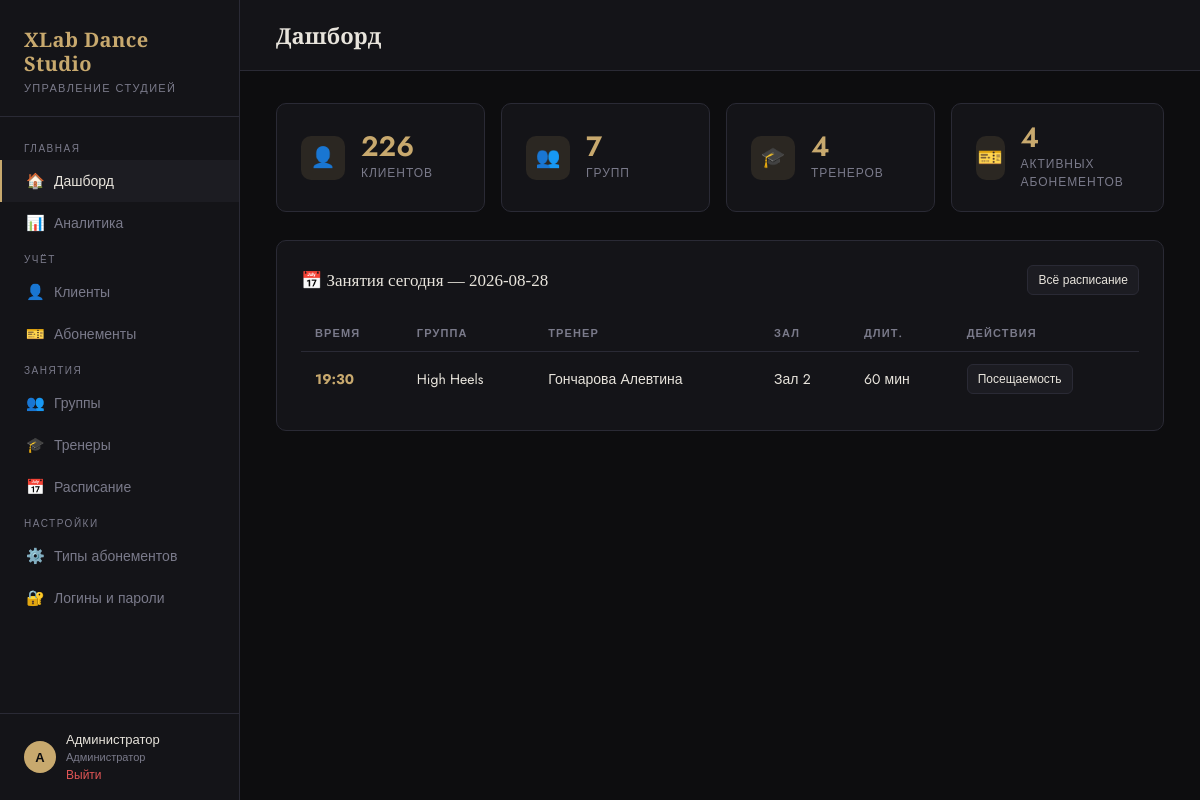
The page /dashboard (signed in) on the database its author committed.
### tables this page shows
CREATE TABLE users (
            id INTEGER PRIMARY KEY AUTOINCREMENT,
            role TEXT NOT NULL, -- admin | trainer
            username TEXT UNIQUE NOT NULL,
            password TEXT NOT NULL,
            name TEXT NOT NULL,
            trainer_id INTEGER UNIQUE REFERENCES trainers(id) ON DELETE CASCADE
        );

CREATE TABLE schedule (
            id INTEGER PRIMARY KEY AUTOINCREMENT,
            group_id INTEGER REFERENCES groups(id) ON DELETE CASCADE,
            date TEXT NOT NULL,
            time TEXT NOT NULL,
            duration_minutes INTEGER DEFAULT 60,
            room TEXT,
            notes TEXT
        );

CREATE TABLE groups (
            id INTEGER PRIMARY KEY AUTOINCREMENT,
            name TEXT NOT NULL,
            trainer_id INTEGER REFERENCES trainers(id) ON DELETE SET NULL,
            age_range TEXT,
            level TEXT,
            max_capacity INTEGER DEFAULT 20,
            description TEXT,
            created_at TEXT DEFAULT (datetime('now','localtime'))
        );

### app.py (the view, shortened to what this page needs)
@app.route('/dashboard')
@login_required
def dashboard():
    db = get_db()
    stats = {
        'clients': db.execute('SELECT COUNT(*) as c FROM clients').fetchone()['c'],
        'groups': db.execute('SELECT COUNT(*) as c FROM groups').fetchone()['c'],
        'trainers': db.execute('SELECT COUNT(*) as c FROM trainers').fetchone()['c'],
        'subscriptions': db.execute("SELECT COUNT(*) as c FROM subscriptions WHERE status='active'").fetchone()['c'],
    }
    today = datetime.now().strftime('%Y-%m-%d')
    schedule_today = db.execute('''
        SELECT s.*, g.name as group_name,
               {trainers_names} as trainer_name
        FROM schedule s
        JOIN groups g ON s.group_id = g.id
        WHERE s.date = ? ORDER BY s.time
    '''.format(trainers_names=group_trainers_names_subquery('g')), (today,)).fetchall()
    return render_template('dashboard.html', stats=stats, schedule_today=schedule_today, today=today)

### app.py (called while the page is built, shortened)
def current_role():
    return session.get('role', 'admin')

def is_admin():
    return current_role() == 'admin'

def sync_session_user():
    if 'user_id' not in session:
        return
    db = get_db()
    user = db.execute('SELECT role, trainer_id, name FROM users WHERE id=?', (session['user_id'],)).fetchone()
    if not user:
        session.clear()
        return
    session['role'] = user['role']
    session['trainer_id'] = user['trainer_id']
    session['user_name'] = user['name']

def group_trainers_names_subquery(alias='g'):
    return f"(SELECT GROUP_CONCAT(t2.name, ', ') FROM group_trainers gt2 JOIN trainers t2 ON t2.id=gt2.trainer_id WHERE gt2.group_id={alias}.id)"

@app.before_request
def setup():
    if request.endpoint is None:
        return
    if request.endpoint in ('login', 'logout', 'static'):
        return
    if 'user_id' not in session:
        return
    sync_session_user()
    if is_admin():
        return

def login_required(f):
    from functools import wraps
    @wraps(f)
    def decorated(*args, **kwargs):
        if 'user_id' not in session:
            return redirect(url_for('login'))
        return f(*args, **kwargs)
    return decorated

### database.py (called while the page is built)
def get_db():
    from app import app
    if 'db' not in g:
        g.db = sqlite3.connect(DATABASE)
        g.db.row_factory = sqlite3.Row
        g.db.execute("PRAGMA foreign_keys = ON")
    return g.db

### templates/dashboard.html (shortened to what this page needs)
{% extends "base.html" %}
{% block topbar_title %}Дашборд{% endblock %}
{% block content %}
<div class="stats-grid">
  <div class="stat-card">
    <div class="stat-icon">👤</div>
    <div>
      <div class="stat-value">{{ stats.clients }}</div>
      <div class="stat-label">Клиентов</div>
    </div>
  </div>
  <div class="stat-card">
    <div class="stat-icon">👥</div>
    <div>
      <div class="stat-value">{{ stats.groups }}</div>
      <div class="stat-label">Групп</div>
    </div>
  </div>
  <div class="stat-card">
    <div class="stat-icon">🎓</div>
    <div>
      <div class="stat-value">{{ stats.trainers }}</div>
      <div class="stat-label">Тренеров</div>
    </div>
  </div>
  <div class="stat-card">
    <div class="stat-icon">🎫</div>
    <div>
      <div class="stat-value">{{ stats.subscriptions }}</div>
      <div class="stat-label">Активных абонементов</div>
    </div>
  </div>
</div>
<div class="card">
  <div class="card-header">
    <div class="card-title">📅 Занятия сегодня — {{ today }}</div>
    <a href="{{ url_for('schedule') }}" class="btn btn-secondary btn-sm">Всё расписание</a>
  </div>
  {% if schedule_today %}
  <div class="table-wrap">
    <table>
      <thead>
        <tr>
          <th>Время</th>
          <th>Группа</th>
          <th>Тренер</th>
          <th>Зал</th>
          <th>Длит.</th>
          <th>Действия</th>
        </tr>
      </thead>
      <tbody>
        {% for s in schedule_today %}
        <tr>
          <td><strong style="color: var(--accent)">{{ s.time }}</strong></td>
          <td>{{ s.group_name }}</td>
          <td>{{ s.trainer_name or '—' }}</td>
          <td>{{ s.room or '—' }}</td>
          <td>{{ s.duration_minutes }} мин</td>
          <td>
            <a href="{{ url_for('attendance_form', id=s.id) }}" class="btn btn-secondary btn-sm">Посещаемость</a>
          </td>
        </tr>
        {% endfor %}
      </tbody>
    </table>
  </div>
  {% else %}
  <div class="empty-state">
    <div class="icon">📭</div>
    <p>Сегодня занятий нет</p>
  </div>
  {% endif %}
</div>
{% endblock %}

### templates/base.html (shortened to what this page needs)
<!DOCTYPE html>
<html lang="ru">
<head>
</head>
<body>
<aside class="sidebar">
  <div class="sidebar-logo">
    <h1>XLab Dance<br>Studio</h1>
    <p>Управление студией</p>
  </div>
  <nav class="nav">
    <div class="nav-section">Главная</div>
    <a href="{{ url_for('dashboard') }}" class="{{ 'active' if request.endpoint == 'dashboard' }}">
      <span class="icon">🏠</span> Дашборд
    </a>
    {% if session.role == 'admin' %}
    <a href="{{ url_for('analytics') }}" class="{{ 'active' if request.endpoint == 'analytics' }}">
      <span class="icon">📊</span> Аналитика
    </a>
    {% endif %}
    {% if session.role == 'admin' %}
    <div class="nav-section">Учёт</div>
    <a href="{{ url_for('clients') }}" class="{{ 'active' if 'client' in request.endpoint }}">
      <span class="icon">👤</span> Клиенты
    </a>
    <a href="{{ url_for('subscriptions') }}" class="{{ 'active' if 'subscription' in request.endpoint and request.endpoint != 'subscription_types' }}">
      <span class="icon">🎫</span> Абонементы
    </a>
    {% endif %}
    <div class="nav-section">Занятия</div>
    {% if session.role == 'admin' %}
    <a href="{{ url_for('groups') }}" class="{{ 'active' if 'group' in request.endpoint }}">
      <span class="icon">👥</span> Группы
    </a>
    {% endif %}
    {% if session.role == 'admin' %}
    <a href="{{ url_for('trainers') }}" class="{{ 'active' if 'trainer' in request.endpoint }}">
      <span class="icon">🎓</span> Тренеры
    </a>
    {% endif %}
    <a href="{{ url_for('schedule') }}" class="{{ 'active' if 'schedule' in request.endpoint or 'attendance' in request.endpoint }}">
      <span class="icon">📅</span> Расписание
    </a>
    {% if session.role == 'admin' %}
    <div class="nav-section">Настройки</div>
    <a href="{{ url_for('subscription_types') }}" class="{{ 'active' if request.endpoint == 'subscription_types' }}">
      <span class="icon">⚙️</span> Типы абонементов
    </a>
    <a href="{{ url_for('accounts') }}" class="{{ 'active' if 'account' in request.endpoint }}">
      <span class="icon">🔐</span> Логины и пароли
    </a>
    {% endif %}
  </nav>
  <div class="sidebar-user">
    <div class="avatar">{{ session.user_name[0] if session.user_name }}</div>
    <div>
      <div style="color: var(--text); font-size: 13px;">{{ session.user_name }}</div>
      <div style="font-size: 11px; color: var(--muted);">{{ 'Администратор' if session.role == 'admin' else 'Тренер' }}</div>
      <a href="{{ url_for('logout') }}">Выйти</a>
    </div>
  </div>
</aside>
<div class="main">
  <div class="topbar">
    <h2>{% block topbar_title %}{% endblock %}</h2>
  </div>
  <div class="content">
    {% block content %}{% endblock %}
  </div>
</div>
</body>
</html>

### templates/base.html (style rules this page uses)
:root { --bg: #0d0d0f; --surface: #141418; --surface2: #1c1c22; --border: #2a2a35; --accent: #c8a96e; --accent2: #e8c88a; --text: #e8e4dc; --muted: #7a7a8a; --danger: #e05555; --success: #5cb87a; --warning: #e0a055; --info: #5599e0; --sidebar-w: 240px; }
* { box-sizing: border-box; margin: 0; padding: 0; }
body { background: var(--bg); color: var(--text); font-family: 'Jost', sans-serif; font-weight: 400; min-height: 100vh; display: flex; }
.sidebar { width: var(--sidebar-w); min-height: 100vh; background: var(--surface); border-right: 1px solid var(--border); display: flex; flex-direction: column; position: fixed; top: 0; left: 0; z-index: 100; }
.sidebar-logo { padding: 28px 24px 20px; border-bottom: 1px solid var(--border); }
.sidebar-logo h1 { font-family: 'Playfair Display', serif; font-size: 20px; font-weight: 700; color: var(--accent); letter-spacing: 0.02em; line-height: 1.2; }
.sidebar-logo p { font-size: 11px; color: var(--muted); letter-spacing: 0.12em; text-transform: uppercase; margin-top: 4px; }
.nav { flex: 1; padding: 16px 0; overflow-y: auto; max-height: calc(100vh - 200px); }
.nav-section { padding: 8px 24px 4px; font-size: 10px; letter-spacing: 0.15em; text-transform: uppercase; color: var(--muted); }
.nav a { display: flex; align-items: center; gap: 10px; padding: 10px 24px; color: var(--muted); text-decoration: none; font-size: 14px; font-weight: 400; transition: all 0.2s; border-left: 2px solid transparent; }
.nav a:hover, .nav a.active { color: var(--text); background: var(--surface2); border-left-color: var(--accent); }
.nav a .icon { width: 18px; text-align: center; font-size: 15px; }
.sidebar-user { padding: 16px 24px; border-top: 1px solid var(--border); font-size: 13px; color: var(--muted); display: flex; align-items: center; gap: 10px; }
.sidebar-user .avatar { width: 32px; height: 32px; border-radius: 50%; background: var(--accent); display: flex; align-items: center; justify-content: center; color: var(--bg); font-weight: 700; font-size: 13px; }
.sidebar-user a { color: var(--danger); text-decoration: none; font-size: 12px; }
.main { margin-left: var(--sidebar-w); flex: 1; min-height: 100vh; }
.topbar { padding: 20px 36px; border-bottom: 1px solid var(--border); background: var(--surface); display: flex; align-items: center; justify-content: space-between; position: sticky; top: 0; z-index: 50; }
.topbar h2 { font-family: 'Playfair Display', serif; font-size: 22px; font-weight: 600; color: var(--text); }
.content { padding: 32px 36px; }
.card { background: var(--surface); border: 1px solid var(--border); border-radius: 10px; padding: 24px; }
.card-header { display: flex; align-items: center; justify-content: space-between; margin-bottom: 20px; }
.card-title { font-family: 'Playfair Display', serif; font-size: 17px; color: var(--text); }
.stats-grid { display: grid; grid-template-columns: repeat(4, 1fr); gap: 16px; margin-bottom: 28px; }
.stat-card { background: var(--surface); border: 1px solid var(--border); border-radius: 10px; padding: 20px 24px; display: flex; align-items: center; gap: 16px; transition: border-color 0.2s; }
.stat-icon { width: 44px; height: 44px; border-radius: 10px; background: rgba(200,169,110,0.12); display: flex; align-items: center; justify-content: center; font-size: 20px; }
.stat-value { font-size: 28px; font-weight: 600; color: var(--accent); line-height: 1; }
.stat-label { font-size: 12px; color: var(--muted); margin-top: 3px; text-transform: uppercase; letter-spacing: 0.08em; }
.table-wrap { overflow-x: auto; }
table { width: 100%; border-collapse: collapse; }
th { text-align: left; padding: 10px 14px; font-size: 11px; font-weight: 600; letter-spacing: 0.1em; text-transform: uppercase; color: var(--muted); border-bottom: 1px solid var(--border); }
td { padding: 12px 14px; font-size: 14px; border-bottom: 1px solid rgba(42,42,53,0.6); vertical-align: middle; }
tr:last-child td { border-bottom: none; }
.btn { display: inline-flex; align-items: center; gap: 6px; padding: 8px 16px; border-radius: 6px; font-size: 13px; font-weight: 500; cursor: pointer; border: none; text-decoration: none; transition: all 0.2s; font-family: 'Jost', sans-serif; }
.btn-secondary { background: var(--surface2); color: var(--text); border: 1px solid var(--border); }
.btn-sm { padding: 5px 10px; font-size: 12px; }
a { color: var(--accent); text-decoration: none; }

### rows shown on the page
users: name "А", user_name "Администратор", role "Администратор"
schedule: time "19:30", group_name "High Heels", trainer_name "Гончарова Алевтина", room "Зал 2", duration_minutes "60"

### other values the page prints
{{ stats.clients }} "226"
{{ stats.groups }} "7"
{{ stats.trainers }} "4"
{{ stats.subscriptions }} "4"
